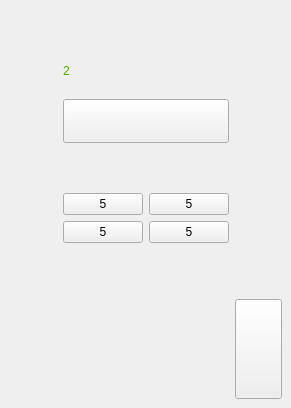
<?xml version="1.0" encoding="UTF-8"?>
<ui version="4.0">
 <class>seshim</class>
 <widget class="QMainWindow" name="seshim">
  <property name="geometry">
   <rect>
    <x>0</x>
    <y>0</y>
    <width>291</width>
    <height>408</height>
   </rect>
  </property>
  <property name="windowTitle">
   <string>MainWindow</string>
  </property>
  <property name="styleSheet">
   <string notr="true">border-image: url(:/bg_wewim);</string>
  </property>
  <widget class="QWidget" name="centralwidget">
   <layout class="QGridLayout" name="gridLayout_2">
    <item row="2" column="1" colspan="2">
     <widget class="QPushButton" name="pushButton_esep">
      <property name="sizePolicy">
       <sizepolicy hsizetype="MinimumExpanding" vsizetype="MinimumExpanding">
        <horstretch>0</horstretch>
        <verstretch>0</verstretch>
       </sizepolicy>
      </property>
      <property name="styleSheet">
       <string notr="true">border-image: url(:/b3);
font: 75 28pt &quot;MS Shell Dlg 2&quot;;</string>
      </property>
      <property name="text">
       <string/>
      </property>
     </widget>
    </item>
    <item row="4" column="1" colspan="2">
     <layout class="QGridLayout" name="gridLayout">
      <item row="0" column="0">
       <widget class="QPushButton" name="pushButton_2">
        <property name="sizePolicy">
         <sizepolicy hsizetype="MinimumExpanding" vsizetype="MinimumExpanding">
          <horstretch>0</horstretch>
          <verstretch>0</verstretch>
         </sizepolicy>
        </property>
        <property name="styleSheet">
         <string notr="true">font: 75 20pt &quot;MS Shell Dlg 2&quot;;
border-image: url(:/e_b);
</string>
        </property>
        <property name="text">
         <string>5</string>
        </property>
       </widget>
      </item>
      <item row="2" column="0">
       <widget class="QPushButton" name="pushButton_3">
        <property name="sizePolicy">
         <sizepolicy hsizetype="MinimumExpanding" vsizetype="MinimumExpanding">
          <horstretch>0</horstretch>
          <verstretch>0</verstretch>
         </sizepolicy>
        </property>
        <property name="styleSheet">
         <string notr="true">font: 75 20pt &quot;MS Shell Dlg 2&quot;;
border-image: url(:/e_b);
</string>
        </property>
        <property name="text">
         <string>5</string>
        </property>
       </widget>
      </item>
      <item row="0" column="1">
       <widget class="QPushButton" name="pushButton_4">
        <property name="sizePolicy">
         <sizepolicy hsizetype="MinimumExpanding" vsizetype="MinimumExpanding">
          <horstretch>0</horstretch>
          <verstretch>0</verstretch>
         </sizepolicy>
        </property>
        <property name="styleSheet">
         <string notr="true">font: 75 20pt &quot;MS Shell Dlg 2&quot;;
border-image: url(:/e_b);</string>
        </property>
        <property name="text">
         <string>5</string>
        </property>
       </widget>
      </item>
      <item row="2" column="1">
       <widget class="QPushButton" name="pushButton_5">
        <property name="sizePolicy">
         <sizepolicy hsizetype="MinimumExpanding" vsizetype="MinimumExpanding">
          <horstretch>0</horstretch>
          <verstretch>0</verstretch>
         </sizepolicy>
        </property>
        <property name="styleSheet">
         <string notr="true">font: 75 20pt &quot;MS Shell Dlg 2&quot;;
border-image: url(:/e_b);</string>
        </property>
        <property name="text">
         <string>5</string>
        </property>
       </widget>
      </item>
     </layout>
    </item>
    <item row="2" column="3">
     <spacer name="horizontalSpacer_2">
      <property name="orientation">
       <enum>Qt::Horizontal</enum>
      </property>
      <property name="sizeType">
       <enum>QSizePolicy::Preferred</enum>
      </property>
      <property name="sizeHint" stdset="0">
       <size>
        <width>40</width>
        <height>20</height>
       </size>
      </property>
     </spacer>
    </item>
    <item row="3" column="1">
     <spacer name="verticalSpacer">
      <property name="orientation">
       <enum>Qt::Vertical</enum>
      </property>
      <property name="sizeType">
       <enum>QSizePolicy::MinimumExpanding</enum>
      </property>
      <property name="sizeHint" stdset="0">
       <size>
        <width>20</width>
        <height>40</height>
       </size>
      </property>
     </spacer>
    </item>
    <item row="6" column="1">
     <spacer name="verticalSpacer_2">
      <property name="orientation">
       <enum>Qt::Vertical</enum>
      </property>
      <property name="sizeType">
       <enum>QSizePolicy::Expanding</enum>
      </property>
      <property name="sizeHint" stdset="0">
       <size>
        <width>20</width>
        <height>100</height>
       </size>
      </property>
     </spacer>
    </item>
    <item row="6" column="3">
     <widget class="QPushButton" name="pushButton_6">
      <property name="sizePolicy">
       <sizepolicy hsizetype="Preferred" vsizetype="Preferred">
        <horstretch>0</horstretch>
        <verstretch>0</verstretch>
       </sizepolicy>
      </property>
      <property name="styleSheet">
       <string notr="true">border-image: url(:/e_b);
font: 75 20pt &quot;MS Shell Dlg 2&quot;;</string>
      </property>
      <property name="text">
       <string/>
      </property>
     </widget>
    </item>
    <item row="0" column="1">
     <spacer name="verticalSpacer_3">
      <property name="orientation">
       <enum>Qt::Vertical</enum>
      </property>
      <property name="sizeType">
       <enum>QSizePolicy::Minimum</enum>
      </property>
      <property name="sizeHint" stdset="0">
       <size>
        <width>20</width>
        <height>40</height>
       </size>
      </property>
     </spacer>
    </item>
    <item row="1" column="0">
     <widget class="QLabel" name="label">
      <property name="sizePolicy">
       <sizepolicy hsizetype="Preferred" vsizetype="MinimumExpanding">
        <horstretch>0</horstretch>
        <verstretch>0</verstretch>
       </sizepolicy>
      </property>
      <property name="styleSheet">
       <string notr="true">border-image: url(:/images/about and points/text_score.png);</string>
      </property>
      <property name="text">
       <string/>
      </property>
     </widget>
    </item>
    <item row="1" column="1" colspan="2">
     <widget class="QLabel" name="label_2">
      <property name="styleSheet">
       <string notr="true">border-image: url(:/images/about and points/blank.png);
color: rgb(85, 170, 0);
font: 75 30pt &quot;MS Shell Dlg 2&quot;;</string>
      </property>
      <property name="text">
       <string>2</string>
      </property>
     </widget>
    </item>
    <item row="2" column="0">
     <spacer name="horizontalSpacer">
      <property name="orientation">
       <enum>Qt::Horizontal</enum>
      </property>
      <property name="sizeType">
       <enum>QSizePolicy::Preferred</enum>
      </property>
      <property name="sizeHint" stdset="0">
       <size>
        <width>40</width>
        <height>20</height>
       </size>
      </property>
     </spacer>
    </item>
    <item row="5" column="1">
     <spacer name="verticalSpacer_4">
      <property name="orientation">
       <enum>Qt::Vertical</enum>
      </property>
      <property name="sizeHint" stdset="0">
       <size>
        <width>20</width>
        <height>50</height>
       </size>
      </property>
     </spacer>
    </item>
   </layout>
  </widget>
 </widget>
 <resources/>
 <connections/>
</ui>
